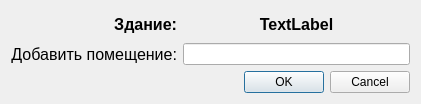
<?xml version="1.0" encoding="UTF-8"?>
<ui version="4.0">
 <class>EditRoomDialog</class>
 <widget class="QDialog" name="EditRoomDialog">
  <property name="geometry">
   <rect>
    <x>0</x>
    <y>0</y>
    <width>421</width>
    <height>104</height>
   </rect>
  </property>
  <property name="sizePolicy">
   <sizepolicy hsizetype="Fixed" vsizetype="Fixed">
    <horstretch>0</horstretch>
    <verstretch>0</verstretch>
   </sizepolicy>
  </property>
  <property name="windowTitle">
   <string>Добавление помещения</string>
  </property>
  <layout class="QGridLayout" name="gridLayout">
   <item row="3" column="0" colspan="2">
    <widget class="QLabel" name="label">
     <property name="font">
      <font>
       <pointsize>12</pointsize>
       <italic>false</italic>
       <bold>false</bold>
       <kerning>true</kerning>
      </font>
     </property>
     <property name="autoFillBackground">
      <bool>false</bool>
     </property>
     <property name="text">
      <string>Добавить помещение:</string>
     </property>
     <property name="alignment">
      <set>Qt::AlignRight|Qt::AlignTrailing|Qt::AlignVCenter</set>
     </property>
    </widget>
   </item>
   <item row="3" column="2">
    <widget class="QLineEdit" name="lineEdit"/>
   </item>
   <item row="0" column="2">
    <widget class="QLabel" name="lblNameBuilding">
     <property name="font">
      <font>
       <pointsize>12</pointsize>
       <bold>true</bold>
      </font>
     </property>
     <property name="text">
      <string>TextLabel</string>
     </property>
     <property name="alignment">
      <set>Qt::AlignCenter</set>
     </property>
    </widget>
   </item>
   <item row="0" column="1">
    <widget class="QLabel" name="label_2">
     <property name="font">
      <font>
       <pointsize>12</pointsize>
       <bold>true</bold>
      </font>
     </property>
     <property name="text">
      <string>Здание:</string>
     </property>
     <property name="alignment">
      <set>Qt::AlignRight|Qt::AlignTrailing|Qt::AlignVCenter</set>
     </property>
    </widget>
   </item>
   <item row="4" column="2">
    <widget class="QDialogButtonBox" name="buttonBox">
     <property name="orientation">
      <enum>Qt::Horizontal</enum>
     </property>
     <property name="standardButtons">
      <set>QDialogButtonBox::Cancel|QDialogButtonBox::Ok</set>
     </property>
     <property name="centerButtons">
      <bool>false</bool>
     </property>
    </widget>
   </item>
  </layout>
 </widget>
 <resources/>
 <connections>
  <connection>
   <sender>buttonBox</sender>
   <signal>accepted()</signal>
   <receiver>EditRoomDialog</receiver>
   <slot>accept()</slot>
   <hints>
    <hint type="sourcelabel">
     <x>248</x>
     <y>254</y>
    </hint>
    <hint type="destinationlabel">
     <x>157</x>
     <y>274</y>
    </hint>
   </hints>
  </connection>
  <connection>
   <sender>buttonBox</sender>
   <signal>rejected()</signal>
   <receiver>EditRoomDialog</receiver>
   <slot>reject()</slot>
   <hints>
    <hint type="sourcelabel">
     <x>316</x>
     <y>260</y>
    </hint>
    <hint type="destinationlabel">
     <x>286</x>
     <y>274</y>
    </hint>
   </hints>
  </connection>
 </connections>
</ui>
